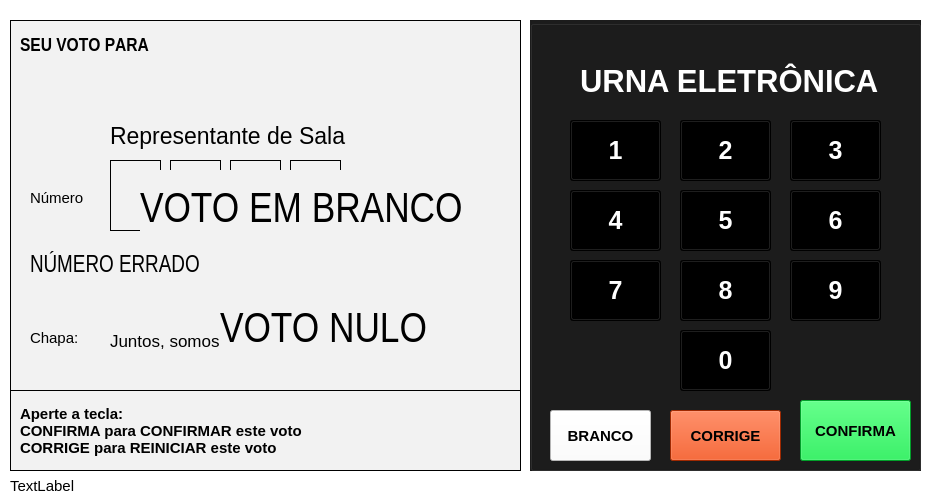
<?xml version="1.0" encoding="UTF-8"?>
<ui version="4.0">
 <class>MainWindow</class>
 <widget class="QMainWindow" name="MainWindow">
  <property name="geometry">
   <rect>
    <x>0</x>
    <y>0</y>
    <width>932</width>
    <height>495</height>
   </rect>
  </property>
  <property name="sizePolicy">
   <sizepolicy hsizetype="Expanding" vsizetype="Expanding">
    <horstretch>0</horstretch>
    <verstretch>0</verstretch>
   </sizepolicy>
  </property>
  <property name="windowTitle">
   <string>Urna Eletrônica - v0.1</string>
  </property>
  <property name="windowIcon">
   <iconset>
    <normaloff>../../Downloads/Iconsmind-Outline-Hand-Touch-2.ico</normaloff>../../Downloads/Iconsmind-Outline-Hand-Touch-2.ico</iconset>
  </property>
  <property name="styleSheet">
   <string notr="true">background-color:#ffffff</string>
  </property>
  <widget class="QWidget" name="centralwidget">
   <widget class="QGroupBox" name="groupBox">
    <property name="geometry">
     <rect>
      <x>530</x>
      <y>20</y>
      <width>391</width>
      <height>451</height>
     </rect>
    </property>
    <property name="sizePolicy">
     <sizepolicy hsizetype="Fixed" vsizetype="Fixed">
      <horstretch>0</horstretch>
      <verstretch>0</verstretch>
     </sizepolicy>
    </property>
    <property name="font">
     <font>
      <weight>75</weight>
      <bold>true</bold>
     </font>
    </property>
    <property name="styleSheet">
     <string notr="true">background-color:#1C1C1C</string>
    </property>
    <property name="title">
     <string/>
    </property>
    <property name="alignment">
     <set>Qt::AlignCenter</set>
    </property>
    <widget class="QPushButton" name="pushButton_12">
     <property name="geometry">
      <rect>
       <x>20</x>
       <y>390</y>
       <width>101</width>
       <height>51</height>
      </rect>
     </property>
     <property name="font">
      <font>
       <pointsize>11</pointsize>
       <weight>75</weight>
       <italic>false</italic>
       <bold>true</bold>
      </font>
     </property>
     <property name="styleSheet">
      <string notr="true">background-color:#fff; color:black;</string>
     </property>
     <property name="text">
      <string>BRANCO</string>
     </property>
    </widget>
    <widget class="QPushButton" name="pushButton_14">
     <property name="geometry">
      <rect>
       <x>270</x>
       <y>380</y>
       <width>111</width>
       <height>61</height>
      </rect>
     </property>
     <property name="font">
      <font>
       <pointsize>11</pointsize>
       <weight>75</weight>
       <italic>false</italic>
       <bold>true</bold>
      </font>
     </property>
     <property name="styleSheet">
      <string notr="true">background-color:#01DF3A; color:000;</string>
     </property>
     <property name="text">
      <string>CONFIRMA</string>
     </property>
    </widget>
    <widget class="QLabel" name="label_2">
     <property name="geometry">
      <rect>
       <x>50</x>
       <y>10</y>
       <width>321</width>
       <height>101</height>
      </rect>
     </property>
     <property name="font">
      <font>
       <family>Arial</family>
       <pointsize>23</pointsize>
       <weight>75</weight>
       <bold>true</bold>
      </font>
     </property>
     <property name="styleSheet">
      <string notr="true">color: white</string>
     </property>
     <property name="text">
      <string>URNA ELETRÔNICA</string>
     </property>
     <property name="scaledContents">
      <bool>true</bool>
     </property>
    </widget>
   </widget>
   <widget class="QPushButton" name="pushButton_2">
    <property name="geometry">
     <rect>
      <x>680</x>
      <y>120</y>
      <width>91</width>
      <height>61</height>
     </rect>
    </property>
    <property name="font">
     <font>
      <family>Arial</family>
      <pointsize>19</pointsize>
      <weight>75</weight>
      <bold>true</bold>
     </font>
    </property>
    <property name="cursor">
     <cursorShape>CrossCursor</cursorShape>
    </property>
    <property name="styleSheet">
     <string notr="true">background-color:#000000; color: white;</string>
    </property>
    <property name="text">
     <string>2</string>
    </property>
   </widget>
   <widget class="QPushButton" name="pushButton_3">
    <property name="geometry">
     <rect>
      <x>790</x>
      <y>120</y>
      <width>91</width>
      <height>61</height>
     </rect>
    </property>
    <property name="font">
     <font>
      <family>Arial</family>
      <pointsize>19</pointsize>
      <weight>75</weight>
      <bold>true</bold>
     </font>
    </property>
    <property name="cursor">
     <cursorShape>CrossCursor</cursorShape>
    </property>
    <property name="styleSheet">
     <string notr="true">background-color:#000000; color: white;</string>
    </property>
    <property name="text">
     <string>3</string>
    </property>
   </widget>
   <widget class="QPushButton" name="pushButton_4">
    <property name="geometry">
     <rect>
      <x>570</x>
      <y>120</y>
      <width>91</width>
      <height>61</height>
     </rect>
    </property>
    <property name="font">
     <font>
      <family>Arial</family>
      <pointsize>19</pointsize>
      <weight>75</weight>
      <bold>true</bold>
     </font>
    </property>
    <property name="cursor">
     <cursorShape>CrossCursor</cursorShape>
    </property>
    <property name="styleSheet">
     <string notr="true">background-color:#000000; color: white;</string>
    </property>
    <property name="text">
     <string>1</string>
    </property>
   </widget>
   <widget class="QPushButton" name="pushButton_5">
    <property name="geometry">
     <rect>
      <x>570</x>
      <y>190</y>
      <width>91</width>
      <height>61</height>
     </rect>
    </property>
    <property name="font">
     <font>
      <family>Arial</family>
      <pointsize>19</pointsize>
      <weight>75</weight>
      <bold>true</bold>
     </font>
    </property>
    <property name="cursor">
     <cursorShape>CrossCursor</cursorShape>
    </property>
    <property name="styleSheet">
     <string notr="true">background-color:#000000; color: white;</string>
    </property>
    <property name="text">
     <string>4</string>
    </property>
   </widget>
   <widget class="QPushButton" name="pushButton_6">
    <property name="geometry">
     <rect>
      <x>680</x>
      <y>190</y>
      <width>91</width>
      <height>61</height>
     </rect>
    </property>
    <property name="font">
     <font>
      <family>Arial</family>
      <pointsize>19</pointsize>
      <weight>75</weight>
      <bold>true</bold>
     </font>
    </property>
    <property name="cursor">
     <cursorShape>CrossCursor</cursorShape>
    </property>
    <property name="styleSheet">
     <string notr="true">background-color:#000000; color: white;</string>
    </property>
    <property name="text">
     <string>5</string>
    </property>
   </widget>
   <widget class="QPushButton" name="pushButton_7">
    <property name="geometry">
     <rect>
      <x>790</x>
      <y>190</y>
      <width>91</width>
      <height>61</height>
     </rect>
    </property>
    <property name="font">
     <font>
      <family>Arial</family>
      <pointsize>19</pointsize>
      <weight>75</weight>
      <bold>true</bold>
     </font>
    </property>
    <property name="cursor">
     <cursorShape>CrossCursor</cursorShape>
    </property>
    <property name="styleSheet">
     <string notr="true">background-color:#000000; color: white;</string>
    </property>
    <property name="text">
     <string>6</string>
    </property>
   </widget>
   <widget class="QPushButton" name="pushButton_8">
    <property name="geometry">
     <rect>
      <x>570</x>
      <y>260</y>
      <width>91</width>
      <height>61</height>
     </rect>
    </property>
    <property name="font">
     <font>
      <family>Arial</family>
      <pointsize>19</pointsize>
      <weight>75</weight>
      <bold>true</bold>
     </font>
    </property>
    <property name="cursor">
     <cursorShape>CrossCursor</cursorShape>
    </property>
    <property name="styleSheet">
     <string notr="true">background-color:#000000; color: white;</string>
    </property>
    <property name="text">
     <string>7</string>
    </property>
   </widget>
   <widget class="QPushButton" name="pushButton_9">
    <property name="geometry">
     <rect>
      <x>790</x>
      <y>260</y>
      <width>91</width>
      <height>61</height>
     </rect>
    </property>
    <property name="font">
     <font>
      <family>Arial</family>
      <pointsize>19</pointsize>
      <weight>75</weight>
      <bold>true</bold>
     </font>
    </property>
    <property name="cursor">
     <cursorShape>CrossCursor</cursorShape>
    </property>
    <property name="styleSheet">
     <string notr="true">background-color:#000000; color: white;</string>
    </property>
    <property name="text">
     <string>9</string>
    </property>
   </widget>
   <widget class="QPushButton" name="pushButton_10">
    <property name="geometry">
     <rect>
      <x>680</x>
      <y>260</y>
      <width>91</width>
      <height>61</height>
     </rect>
    </property>
    <property name="font">
     <font>
      <family>Arial</family>
      <pointsize>19</pointsize>
      <weight>75</weight>
      <bold>true</bold>
     </font>
    </property>
    <property name="cursor">
     <cursorShape>CrossCursor</cursorShape>
    </property>
    <property name="styleSheet">
     <string notr="true">background-color:#000000; color: white;</string>
    </property>
    <property name="text">
     <string>8</string>
    </property>
   </widget>
   <widget class="QPushButton" name="pushButton_11">
    <property name="geometry">
     <rect>
      <x>680</x>
      <y>330</y>
      <width>91</width>
      <height>61</height>
     </rect>
    </property>
    <property name="font">
     <font>
      <family>Arial</family>
      <pointsize>19</pointsize>
      <weight>75</weight>
      <bold>true</bold>
     </font>
    </property>
    <property name="cursor">
     <cursorShape>CrossCursor</cursorShape>
    </property>
    <property name="styleSheet">
     <string notr="true">background-color:#000000; color: white;</string>
    </property>
    <property name="text">
     <string>0</string>
    </property>
   </widget>
   <widget class="QPushButton" name="pushButton_13">
    <property name="geometry">
     <rect>
      <x>670</x>
      <y>410</y>
      <width>111</width>
      <height>51</height>
     </rect>
    </property>
    <property name="font">
     <font>
      <pointsize>11</pointsize>
      <weight>75</weight>
      <italic>false</italic>
      <bold>true</bold>
     </font>
    </property>
    <property name="styleSheet">
     <string notr="true">background-color:#DF3A01; color:000;</string>
    </property>
    <property name="text">
     <string>CORRIGE</string>
    </property>
   </widget>
   <widget class="QFrame" name="frame">
    <property name="geometry">
     <rect>
      <x>10</x>
      <y>20</y>
      <width>511</width>
      <height>451</height>
     </rect>
    </property>
    <property name="toolTip">
     <string/>
    </property>
    <property name="layoutDirection">
     <enum>Qt::LeftToRight</enum>
    </property>
    <property name="styleSheet">
     <string notr="true">background-color:#F2F2F2;     border-style: outset;   border-width: 1px; border-color:black;</string>
    </property>
    <property name="frameShape">
     <enum>QFrame::StyledPanel</enum>
    </property>
    <property name="frameShadow">
     <enum>QFrame::Raised</enum>
    </property>
    <property name="midLineWidth">
     <number>-11</number>
    </property>
    <widget class="QLabel" name="label">
     <property name="geometry">
      <rect>
       <x>100</x>
       <y>80</y>
       <width>241</width>
       <height>71</height>
      </rect>
     </property>
     <property name="font">
      <font>
       <family>Arial</family>
       <pointsize>17</pointsize>
       <italic>false</italic>
       <underline>false</underline>
       <strikeout>false</strikeout>
       <kerning>false</kerning>
      </font>
     </property>
     <property name="styleSheet">
      <string notr="true">border: none</string>
     </property>
     <property name="text">
      <string>Representante de Sala</string>
     </property>
    </widget>
    <widget class="QLabel" name="label_5">
     <property name="geometry">
      <rect>
       <x>100</x>
       <y>140</y>
       <width>51</width>
       <height>71</height>
      </rect>
     </property>
     <property name="font">
      <font>
       <pointsize>37</pointsize>
      </font>
     </property>
     <property name="layoutDirection">
      <enum>Qt::RightToLeft</enum>
     </property>
     <property name="styleSheet">
      <string notr="true"/>
     </property>
     <property name="text">
      <string/>
     </property>
    </widget>
    <widget class="QLabel" name="label_6">
     <property name="geometry">
      <rect>
       <x>160</x>
       <y>140</y>
       <width>51</width>
       <height>71</height>
      </rect>
     </property>
     <property name="font">
      <font>
       <pointsize>37</pointsize>
      </font>
     </property>
     <property name="layoutDirection">
      <enum>Qt::RightToLeft</enum>
     </property>
     <property name="text">
      <string/>
     </property>
    </widget>
    <widget class="QLabel" name="label_7">
     <property name="geometry">
      <rect>
       <x>220</x>
       <y>140</y>
       <width>51</width>
       <height>71</height>
      </rect>
     </property>
     <property name="font">
      <font>
       <pointsize>37</pointsize>
      </font>
     </property>
     <property name="layoutDirection">
      <enum>Qt::RightToLeft</enum>
     </property>
     <property name="text">
      <string/>
     </property>
    </widget>
    <widget class="QLabel" name="label_8">
     <property name="geometry">
      <rect>
       <x>280</x>
       <y>140</y>
       <width>51</width>
       <height>71</height>
      </rect>
     </property>
     <property name="font">
      <font>
       <pointsize>37</pointsize>
      </font>
     </property>
     <property name="layoutDirection">
      <enum>Qt::RightToLeft</enum>
     </property>
     <property name="text">
      <string/>
     </property>
    </widget>
    <widget class="QLabel" name="label_9">
     <property name="geometry">
      <rect>
       <x>20</x>
       <y>170</y>
       <width>71</width>
       <height>16</height>
      </rect>
     </property>
     <property name="font">
      <font>
       <pointsize>11</pointsize>
      </font>
     </property>
     <property name="styleSheet">
      <string notr="true">border: none</string>
     </property>
     <property name="text">
      <string>Número</string>
     </property>
    </widget>
    <widget class="QLabel" name="label_10">
     <property name="geometry">
      <rect>
       <x>20</x>
       <y>240</y>
       <width>51</width>
       <height>16</height>
      </rect>
     </property>
     <property name="font">
      <font>
       <pointsize>11</pointsize>
      </font>
     </property>
     <property name="styleSheet">
      <string notr="true">border: none</string>
     </property>
     <property name="text">
      <string>Nome:</string>
     </property>
    </widget>
    <widget class="QLabel" name="label_11">
     <property name="geometry">
      <rect>
       <x>100</x>
       <y>230</y>
       <width>401</width>
       <height>41</height>
      </rect>
     </property>
     <property name="font">
      <font>
       <pointsize>13</pointsize>
      </font>
     </property>
     <property name="styleSheet">
      <string notr="true">border: none</string>
     </property>
     <property name="text">
      <string>Augusto Ferreira Sampaio</string>
     </property>
    </widget>
    <widget class="QLabel" name="label_12">
     <property name="geometry">
      <rect>
       <x>20</x>
       <y>310</y>
       <width>51</width>
       <height>16</height>
      </rect>
     </property>
     <property name="font">
      <font>
       <pointsize>11</pointsize>
      </font>
     </property>
     <property name="styleSheet">
      <string notr="true">border: none</string>
     </property>
     <property name="text">
      <string>Chapa:</string>
     </property>
    </widget>
    <widget class="QLabel" name="label_13">
     <property name="geometry">
      <rect>
       <x>100</x>
       <y>300</y>
       <width>321</width>
       <height>41</height>
      </rect>
     </property>
     <property name="font">
      <font>
       <pointsize>13</pointsize>
      </font>
     </property>
     <property name="styleSheet">
      <string notr="true">border: none</string>
     </property>
     <property name="text">
      <string>Juntos, somos fortes!</string>
     </property>
    </widget>
    <widget class="QLabel" name="label_14">
     <property name="geometry">
      <rect>
       <x>10</x>
       <y>380</y>
       <width>481</width>
       <height>61</height>
      </rect>
     </property>
     <property name="font">
      <font>
       <pointsize>11</pointsize>
       <weight>75</weight>
       <bold>true</bold>
      </font>
     </property>
     <property name="styleSheet">
      <string notr="true">border: none</string>
     </property>
     <property name="text">
      <string>Aperte a tecla:
CONFIRMA para CONFIRMAR este voto
CORRIGE para REINICIAR este voto</string>
     </property>
    </widget>
    <widget class="QLabel" name="label_15">
     <property name="geometry">
      <rect>
       <x>0</x>
       <y>370</y>
       <width>511</width>
       <height>81</height>
      </rect>
     </property>
     <property name="layoutDirection">
      <enum>Qt::LeftToRight</enum>
     </property>
     <property name="text">
      <string/>
     </property>
    </widget>
    <widget class="QLabel" name="label_3">
     <property name="geometry">
      <rect>
       <x>130</x>
       <y>150</y>
       <width>371</width>
       <height>81</height>
      </rect>
     </property>
     <property name="font">
      <font>
       <family>Arial Narrow</family>
       <pointsize>32</pointsize>
       <italic>false</italic>
      </font>
     </property>
     <property name="styleSheet">
      <string notr="true">border: none</string>
     </property>
     <property name="text">
      <string>VOTO EM BRANCO</string>
     </property>
    </widget>
    <widget class="QLabel" name="label_4">
     <property name="geometry">
      <rect>
       <x>10</x>
       <y>10</y>
       <width>281</width>
       <height>31</height>
      </rect>
     </property>
     <property name="font">
      <font>
       <family>Arial Narrow</family>
       <pointsize>14</pointsize>
       <weight>75</weight>
       <bold>true</bold>
       <kerning>false</kerning>
      </font>
     </property>
     <property name="styleSheet">
      <string notr="true">border:none</string>
     </property>
     <property name="text">
      <string>SEU VOTO PARA</string>
     </property>
    </widget>
    <widget class="QLabel" name="label_16">
     <property name="geometry">
      <rect>
       <x>210</x>
       <y>270</y>
       <width>231</width>
       <height>81</height>
      </rect>
     </property>
     <property name="font">
      <font>
       <family>Arial Narrow</family>
       <pointsize>32</pointsize>
       <italic>false</italic>
      </font>
     </property>
     <property name="styleSheet">
      <string notr="true">border: none</string>
     </property>
     <property name="text">
      <string>VOTO NULO</string>
     </property>
    </widget>
    <widget class="QLabel" name="label_17">
     <property name="geometry">
      <rect>
       <x>20</x>
       <y>230</y>
       <width>281</width>
       <height>31</height>
      </rect>
     </property>
     <property name="font">
      <font>
       <family>Arial Narrow</family>
       <pointsize>17</pointsize>
       <weight>50</weight>
       <bold>false</bold>
       <kerning>false</kerning>
      </font>
     </property>
     <property name="styleSheet">
      <string notr="true">border:none</string>
     </property>
     <property name="text">
      <string>NÚMERO ERRADO</string>
     </property>
    </widget>
    <zorder>label_15</zorder>
    <zorder>label</zorder>
    <zorder>label_5</zorder>
    <zorder>label_6</zorder>
    <zorder>label_7</zorder>
    <zorder>label_8</zorder>
    <zorder>label_9</zorder>
    <zorder>label_10</zorder>
    <zorder>label_11</zorder>
    <zorder>label_12</zorder>
    <zorder>label_13</zorder>
    <zorder>label_14</zorder>
    <zorder>label_3</zorder>
    <zorder>label_4</zorder>
    <zorder>label_16</zorder>
    <zorder>label_17</zorder>
   </widget>
   <widget class="QLabel" name="label_18">
    <property name="geometry">
     <rect>
      <x>10</x>
      <y>475</y>
      <width>1131</width>
      <height>21</height>
     </rect>
    </property>
    <property name="font">
     <font>
      <pointsize>11</pointsize>
     </font>
    </property>
    <property name="contextMenuPolicy">
     <enum>Qt::DefaultContextMenu</enum>
    </property>
    <property name="text">
     <string>TextLabel</string>
    </property>
   </widget>
  </widget>
 </widget>
 <resources/>
 <connections/>
</ui>
